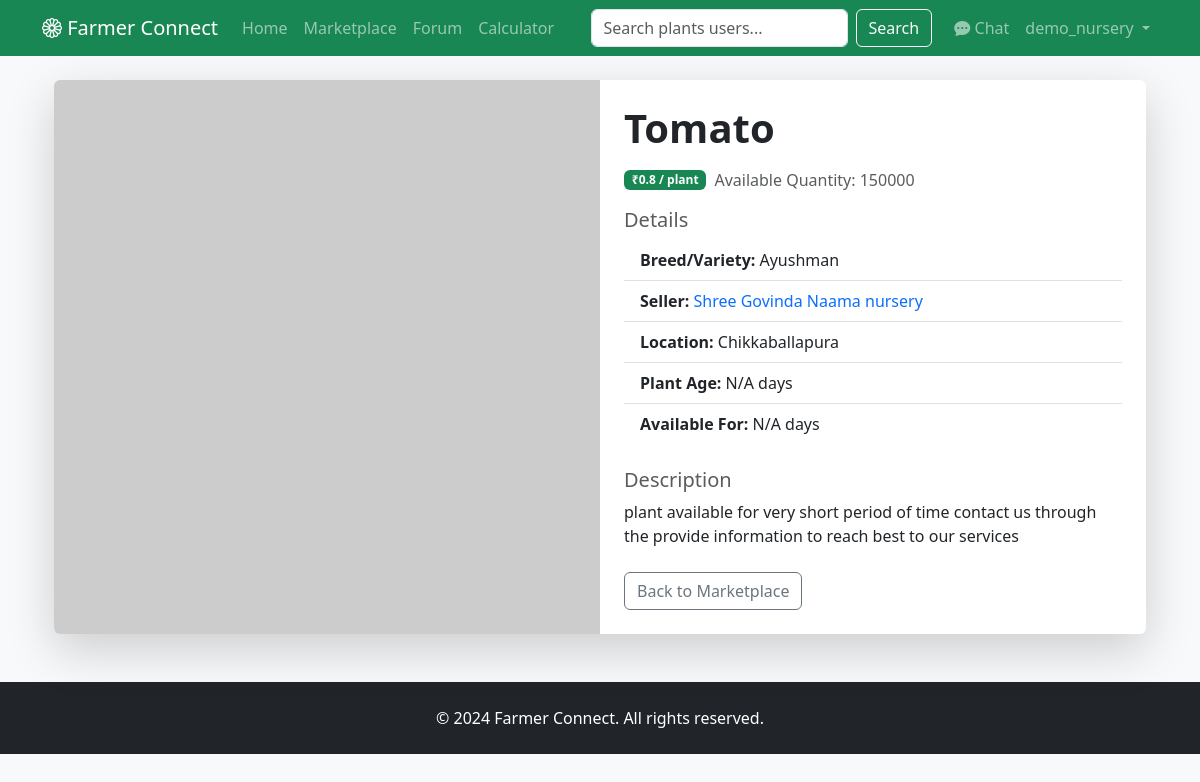
/product/4 (signed in), run on the app's committed database.
### app/models.py (models this page shows, shortened)
class User(UserMixin, db.Model):
    id = db.Column(db.Integer, primary_key=True)
    username = db.Column(db.String(64), index=True, unique=True)
    email = db.Column(db.String(120), index=True, unique=True)
    password_hash = db.Column(db.String(128))
    role = db.Column(db.String(20), default='farmer') # nursery, farmer
    bio = db.Column(db.String(500))
    location = db.Column(db.String(128)) # Acts as Address
    nursery_name = db.Column(db.String(128))
    owner_name = db.Column(db.String(128)) # New field
    contact_details = db.Column(db.String(256))
    payment_methods = db.Column(db.String(256))
    products = db.relationship('Product', backref='seller', lazy='dynamic')
    posts = db.relationship('Post', backref='author', lazy='dynamic')
    messages_sent = db.relationship('Message',
                                    foreign_keys='Message.sender_id',
                                    backref='author', lazy='dynamic')
    messages_received = db.relationship('Message',
                                        foreign_keys='Message.receiver_id',
                                        backref='recipient', lazy='dynamic')

class Product(db.Model):
    id = db.Column(db.Integer, primary_key=True)
    seller_id = db.Column(db.Integer, db.ForeignKey('user.id'))
    name = db.Column(db.String(128))
    breed = db.Column(db.String(128)) # New field
    description = db.Column(db.String(1000))
    price = db.Column(db.Float)
    quantity = db.Column(db.Integer, default=0) # New field
    image_url = db.Column(db.String(256))
    plant_age_days = db.Column(db.Integer) # New field
    available_days = db.Column(db.Integer) # New field
    created_at = db.Column(db.DateTime, index=True, default=datetime.utcnow)

### app/main/routes.py (the view, shortened to what this page needs)
@bp.route('/product/<int:product_id>', methods=['GET', 'POST'])
@login_required
def product_details(product_id):
    product = Product.query.get_or_404(product_id)
    form = ProductForm()
    order_form = OrderForm()
    return render_template('product_details.html', title=product.name, product=product, form=form, order_form=order_form)

### app/auth/forms.py
class ProductForm(FlaskForm):
    name = StringField('Plant Name', validators=[DataRequired()])
    breed = StringField('Breed Name', validators=[DataRequired()])
    price = FloatField('Price per Plant (₹)', validators=[DataRequired()], render_kw={"step": "0.01", "placeholder": "Example: 15.50"})
    quantity = IntegerField('Quantity Available', validators=[DataRequired()])
    plant_age_days = IntegerField('Plant Age (Days)', validators=[DataRequired()])
    available_days = IntegerField('Available Until (Days)', validators=[DataRequired()])
    description = TextAreaField('Description')
    image_url = StringField('Image URL')
    submit = SubmitField('Add Plant')

class OrderForm(FlaskForm):
    quantity = IntegerField('Quantity', validators=[DataRequired()])
    delivery_address = TextAreaField('Delivery Address', validators=[DataRequired()])
    submit = SubmitField('Place Order')

### app/models.py (called while the page is built)
@login.user_loader
def load_user(id):
    return User.query.get(int(id))

### app/templates/product_details.html (shortened to what this page needs)
{% extends "base.html" %}
{% block content %}
<div class="container mt-4">
  <div class="card shadow-lg">
    <div class="row g-0">
      <div class="col-md-6">
        <img src="{{ product.image_url or 'https://via.placeholder.com/600x400?text=Product' }}"
          class="img-fluid rounded-start w-100 h-100" style="object-fit: cover; min-height: 400px;"
          alt="{{ product.name }}">
      </div>
      <div class="col-md-6">
        <div class="card-body p-4">
          <h1 class="card-title fw-bold mb-3">{{ product.name }}</h1>
          <div class="d-flex align-items-center mb-3">
            <span class="badge bg-success me-2">₹{{ product.price }} / plant</span>
            <span class="text-muted">Available Quantity: {{ product.quantity }}</span>
          </div>
          <div class="mb-4">
            <h5 class="text-muted mb-2">Details</h5>
            <ul class="list-group list-group-flush">
              <li class="list-group-item"><strong>Breed/Variety:</strong> {{ product.breed }}</li>
              <li class="list-group-item"><strong>Seller:</strong> <a
                  href="{{ url_for('main.profile', username=product.seller.username) }}" class="text-decoration-none">{{
                  product.seller.nursery_name or product.seller.username }}</a></li>
              <li class="list-group-item"><strong>Location:</strong> {{ product.seller.location }}</li>
              <li class="list-group-item"><strong>Plant Age:</strong> {{ product.plant_age_days or 'N/A' }} days</li>
              <li class="list-group-item"><strong>Available For:</strong> {{ product.available_days or 'N/A' }} days
              </li>
            </ul>
          </div>
          <div class="mb-4">
            <h5 class="text-muted">Description</h5>
            <p class="card-text">{{ product.description }}</p>
          </div>
          <div class="d-grid gap-2 d-md-flex justify-content-md-start">
            <a href="{{ url_for('main.marketplace') }}" class="btn btn-outline-secondary">Back to Marketplace</a>
          </div>
        </div>
      </div>
    </div>
  </div>
</div>
{% endblock %}

### app/templates/base.html (shortened to what this page needs)
<!doctype html>
<html lang="en">
<head>
  <link href="https://cdn.jsdelivr.net/npm/bootstrap@5.3.0/dist/css/bootstrap.min.css" rel="stylesheet">
  <link rel="stylesheet" href="https://cdn.jsdelivr.net/npm/bootstrap-icons@1.10.5/font/bootstrap-icons.css">
  <link href="{{ url_for('static', filename='css/style.css') }}" rel="stylesheet">
</head>
<body>
  <nav class="navbar navbar-expand-lg navbar-dark bg-success sticky-top">
    <div class="container">
      <a class="navbar-brand" href="{{ url_for('main.index') }}">
        <i class="bi bi-flower1"></i> Farmer Connect
      </a>
      <div class="collapse navbar-collapse" id="navbarNav">
        <ul class="navbar-nav me-auto">
          <li class="nav-item">
            <a class="nav-link" href="{{ url_for('main.index') }}">Home</a>
          </li>
          <li class="nav-item">
            <a class="nav-link" href="{{ url_for('main.marketplace') }}">Marketplace</a>
          </li>
          <li class="nav-item">
            <a class="nav-link" href="{{ url_for('main.forum') }}">Forum</a>
          </li>
          <li class="nav-item">
            <a class="nav-link" href="{{ url_for('main.calculator') }}">Calculator</a>
          </li>
        </ul>
        <form class="d-flex mx-auto" role="search" action="{{ url_for('main.search') }}" method="get">
          <input class="form-control me-2" type="search" placeholder="Search plants users..." aria-label="Search"
            name="q">
          <button class="btn btn-outline-light" type="submit">Search</button>
        </form>
        <ul class="navbar-nav">
          {% if current_user.is_authenticated %}
          <li class="nav-item">
            <a class="nav-link" href="{{ url_for('main.chat') }}">
              <i class="bi bi-chat-dots-fill"></i> Chat
            </a>
          </li>
          <li class="nav-item dropdown">
            <a class="nav-link dropdown-toggle" href="#" role="button" data-bs-toggle="dropdown">
              {{ current_user.username }}
            </a>
          </li>
          {% endif %}
        </ul>
      </div>
    </div>
  </nav>
  <div class="container mt-3">
    {% block content %}{% endblock %}
  </div>
  <footer class="bg-dark text-white text-center py-4 mt-5">
    <div class="container">
      <p class="mb-0">&copy; 2024 Farmer Connect. All rights reserved.</p>
    </div>
  </footer>
</body>
</html>

### app/static/css/style.css (style rules this page uses)
body { background-color: #f8f9fa; }
.card { border: none; }

### data on the page
User: username "demo_nursery"
Product: name "Tomato", price "0.8", quantity "150000", breed "Ayushman", plant_age_days "N/A", available_days "N/A", description "plant available for very short period of time contact us through the provide information to reach best to our services"
User: seller "Shree Govinda Naama nursery", seller.location "Chikkaballapura"
